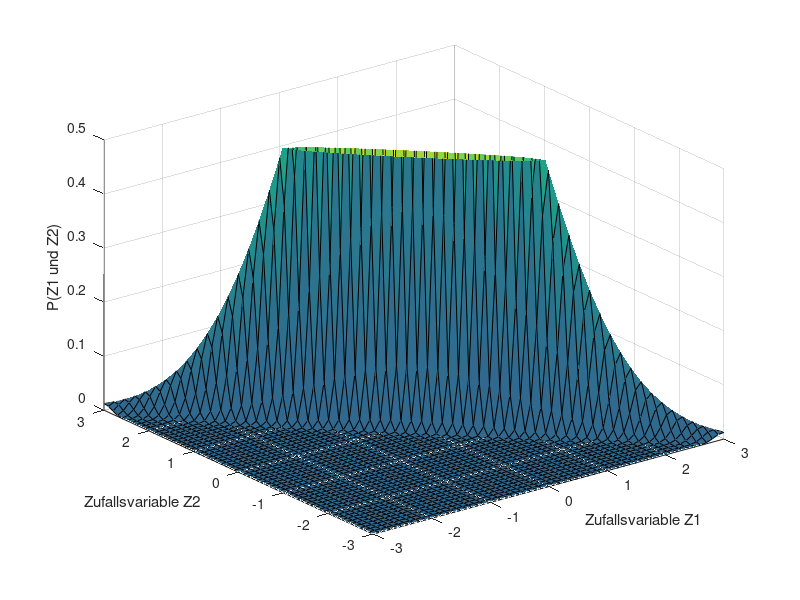

Write the MATLAB code that produced this figure.
%% Maschinelles Lernen SS 2016 Uebungsblatt 1 Aufgabe 3
%% Multivariate Normal probability density function

% mu of the two random variables.
%% TODO
mu = [0 0];

% covariance matrix
varianceX1 = 1;
varianceX2 = 1;
%% TODO
covarianceX1X2 = -0.99;
covarianceMatrix = [varianceX1 covarianceX1X2; covarianceX1X2 varianceX2];

%% Hint:
%% not important for your assignment below here!

% resolution of plot
resolution = 0.1;

% x and y arguments
xArgs = -3 : resolution : 3; 
yArgs = -3 : resolution : 3;

% map to grid
[X1,X2] = meshgrid(xArgs, yArgs);

% calculate pdf
F = mvnpdf([X1(:) X2(:)], mu, covarianceMatrix);

% F is a vector, shape it to matrix form.
F = reshape(F, length(yArgs), length(xArgs));

% plot the function values
surf(xArgs, yArgs, F);

% Coloring of the graph
caxis([min(F(:))-.5*range(F(:)),max(F(:))]);

% axis limits
axis([-3 3 -3 3 0 0.5])

% Formatting: axis labels
xlabel('Zufallsvariable Z1'); 
ylabel('Zufallsvariable Z2'); 
zlabel('P(Z1 und Z2)');